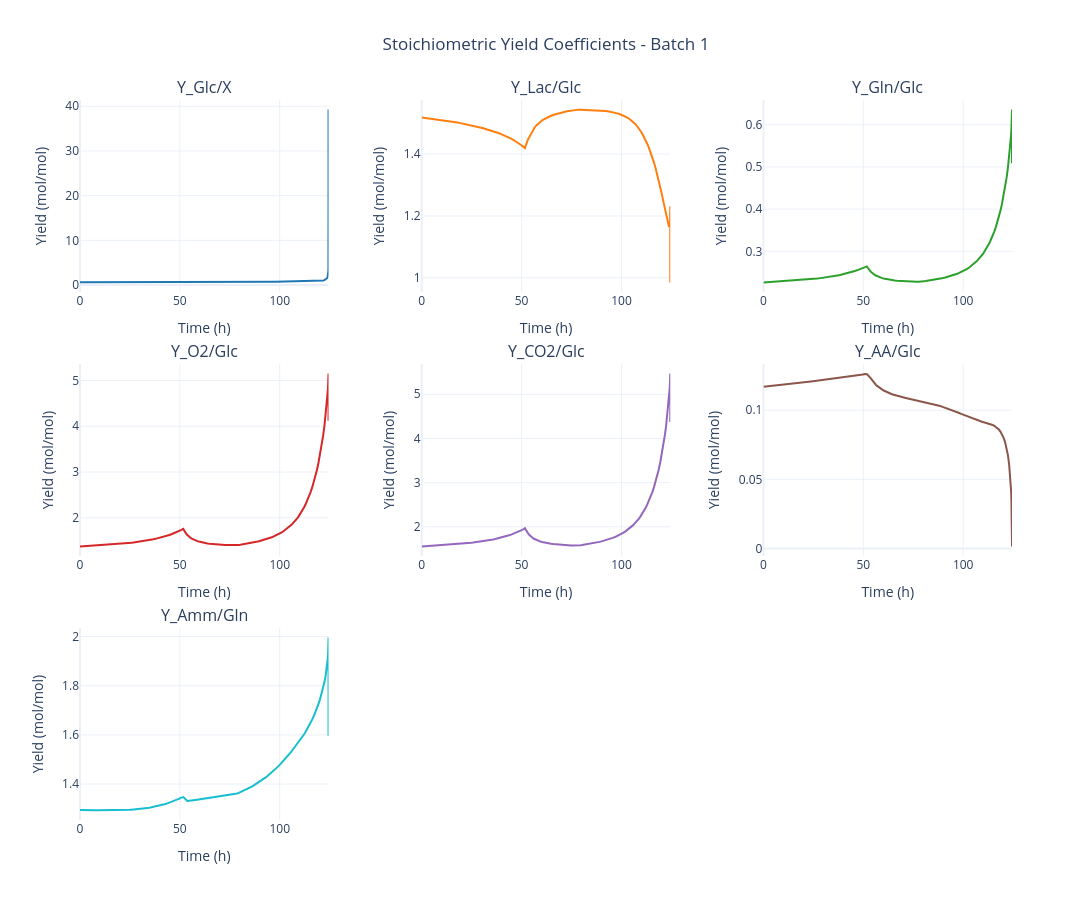

The code cell stored with this chart in its notebook:
### Code cell
# Stoichiometric yield coefficients (Y_X/Glc, Y_Lac/Glc, Y_O2/Glc, etc.)
fig = data.plot_stoichiometric_yields(batch_number=BATCH_NUMBER)
fig.show()

### Figure 1 — Plotly figure (JSON) as saved in the notebook; plotly's stock layout.template omitted (floating-point values rounded to 4 significant figures; data arrays with more than 128 entries replaced by an {"elided": "..."} marker saying what was removed)
{"data": [{"line": {"color": "#1F77B4", "width": 2}, "mode": "lines", "name": "Y_Glc/X", "type": "scatter", "x": {"elided": "210 float values"}, "xaxis": "x", "y": {"elided": "210 float values"}, "yaxis": "y"}, {"line": {"color": "#FF7F0E", "width": 2}, "mode": "lines", "name": "Y_Lac/Glc", "type": "scatter", "x": {"elided": "210 float values"}, "xaxis": "x2", "y": {"elided": "210 float values"}, "yaxis": "y2"}, {"line": {"color": "#2CA02C", "width": 2}, "mode": "lines", "name": "Y_Gln/Glc", "type": "scatter", "x": {"elided": "210 float values"}, "xaxis": "x3", "y": {"elided": "210 float values"}, "yaxis": "y3"}, {"line": {"color": "#D62728", "width": 2}, "mode": "lines", "name": "Y_O2/Glc", "type": "scatter", "x": {"elided": "210 float values"}, "xaxis": "x4", "y": {"elided": "210 float values"}, "yaxis": "y4"}, {"line": {"color": "#9467BD", "width": 2}, "mode": "lines", "name": "Y_CO2/Glc", "type": "scatter", "x": {"elided": "210 float values"}, "xaxis": "x5", "y": {"elided": "210 float values"}, "yaxis": "y5"}, {"line": {"color": "#8C564B", "width": 2}, "mode": "lines", "name": "Y_AA/Glc", "type": "scatter", "x": {"elided": "210 float values"}, "xaxis": "x6", "y": {"elided": "210 float values"}, "yaxis": "y6"}, {"line": {"color": "#17BECF", "width": 2}, "mode": "lines", "name": "Y_Amm/Gln", "type": "scatter", "x": {"elided": "210 float values"}, "xaxis": "x7", "y": {"elided": "210 float values"}, "yaxis": "y7"}], "layout": {"annotations": [{"font": {"size": 16}, "showarrow": false, "text": "Y_Glc/X", "x": 0.1333, "xanchor": "center", "xref": "paper", "y": 1, "yanchor": "bottom", "yref": "paper"}, {"font": {"size": 16}, "showarrow": false, "text": "Y_Lac/Glc", "x": 0.5, "xanchor": "center", "xref": "paper", "y": 1, "yanchor": "bottom", "yref": "paper"}, {"font": {"size": 16}, "showarrow": false, "text": "Y_Gln/Glc", "x": 0.8667, "xanchor": "center", "xref": "paper", "y": 1, "yanchor": "bottom", "yref": "paper"}, {"font": {"size": 16}, "showarrow": false, "text": "Y_O2/Glc", "x": 0.1333, "xanchor": "center", "xref": "paper", "y": 0.6333, "yanchor": "bottom", "yref": "paper"}, {"font": {"size": 16}, "showarrow": false, "text": "Y_CO2/Glc", "x": 0.5, "xanchor": "center", "xref": "paper", "y": 0.6333, "yanchor": "bottom", "yref": "paper"}, {"font": {"size": 16}, "showarrow": false, "text": "Y_AA/Glc", "x": 0.8667, "xanchor": "center", "xref": "paper", "y": 0.6333, "yanchor": "bottom", "yref": "paper"}, {"font": {"size": 16}, "showarrow": false, "text": "Y_Amm/Gln", "x": 0.1333, "xanchor": "center", "xref": "paper", "y": 0.2667, "yanchor": "bottom", "yref": "paper"}], "height": 900, "hovermode": "x unified", "showlegend": false, "title": {"text": "Stoichiometric Yield Coefficients - Batch 1", "x": 0.5}, "width": 1300, "xaxis": {"anchor": "y", "domain": [0, 0.2667], "title": {"text": "Time (h)"}}, "xaxis2": {"anchor": "y2", "domain": [0.3667, 0.6333], "title": {"text": "Time (h)"}}, "xaxis3": {"anchor": "y3", "domain": [0.7333, 1], "title": {"text": "Time (h)"}}, "xaxis4": {"anchor": "y4", "domain": [0, 0.2667], "title": {"text": "Time (h)"}}, "xaxis5": {"anchor": "y5", "domain": [0.3667, 0.6333], "title": {"text": "Time (h)"}}, "xaxis6": {"anchor": "y6", "domain": [0.7333, 1], "title": {"text": "Time (h)"}}, "xaxis7": {"anchor": "y7", "domain": [0, 0.2667], "title": {"text": "Time (h)"}}, "xaxis8": {"anchor": "y8", "domain": [0.3667, 0.6333]}, "xaxis9": {"anchor": "y9", "domain": [0.7333, 1]}, "yaxis": {"anchor": "x", "domain": [0.7333, 1], "title": {"text": "Yield (mol/mol)"}}, "yaxis2": {"anchor": "x2", "domain": [0.7333, 1], "title": {"text": "Yield (mol/mol)"}}, "yaxis3": {"anchor": "x3", "domain": [0.7333, 1], "title": {"text": "Yield (mol/mol)"}}, "yaxis4": {"anchor": "x4", "domain": [0.3667, 0.6333], "title": {"text": "Yield (mol/mol)"}}, "yaxis5": {"anchor": "x5", "domain": [0.3667, 0.6333], "title": {"text": "Yield (mol/mol)"}}, "yaxis6": {"anchor": "x6", "domain": [0.3667, 0.6333], "title": {"text": "Yield (mol/mol)"}}, "yaxis7": {"anchor": "x7", "domain": [0, 0.2667], "title": {"text": "Yield (mol/mol)"}}, "yaxis8": {"anchor": "x8", "domain": [0, 0.2667]}, "yaxis9": {"anchor": "x9", "domain": [0, 0.2667]}}}
